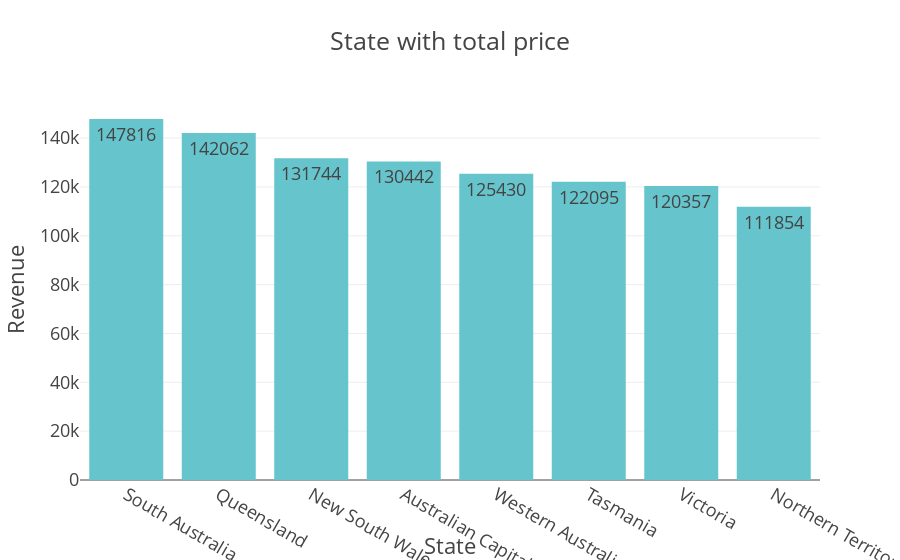

Source (notebook cell):
### Code cell
fig4 = px.bar(
    revenue_state,
    x="state",
    y="revenue",
    title="State with total price",
    color_discrete_sequence=px.colors.qualitative.Pastel
    ,text = "revenue"
)

fig4.update_layout(
xaxis_title="State",
yaxis_title="Revenue",
title_x=0.5,
template="presentation"
)

# Show the figure
fig4.show()

### Figure 1 — Plotly figure (JSON) as saved in the notebook; plotly's stock layout.template omitted (floating-point values rounded to 4 significant figures)
{"data": [{"alignmentgroup": "True", "hovertemplate": "state=%{x}<br>revenue=%{text}<extra></extra>", "legendgroup": "", "marker": {"color": "rgb(102, 197, 204)", "pattern": {"shape": ""}}, "name": "", "offsetgroup": "", "orientation": "v", "showlegend": false, "text": [147816, 142062, 131744, 130442, 125430, 122095, 120357, 111854], "textposition": "auto", "type": "bar", "x": ["South Australia", "Queensland", "New South Wales", "Australian Capital Territory", "Western Australia", "Tasmania", "Victoria", "Northern Territory"], "xaxis": "x", "y": [147816, 142062, 131744, 130442, 125430, 122095, 120357, 111854], "yaxis": "y"}], "layout": {"autosize": true, "barmode": "relative", "legend": {"tracegroupgap": 0}, "title": {"text": "State with total price", "x": 0.5}, "xaxis": {"anchor": "y", "autorange": true, "domain": [0, 1], "range": [-0.5, 7.5], "title": {"text": "State"}, "type": "category"}, "yaxis": {"anchor": "x", "autorange": true, "domain": [0, 1], "range": [0, 155600.0], "title": {"text": "Revenue"}, "type": "linear"}}}
